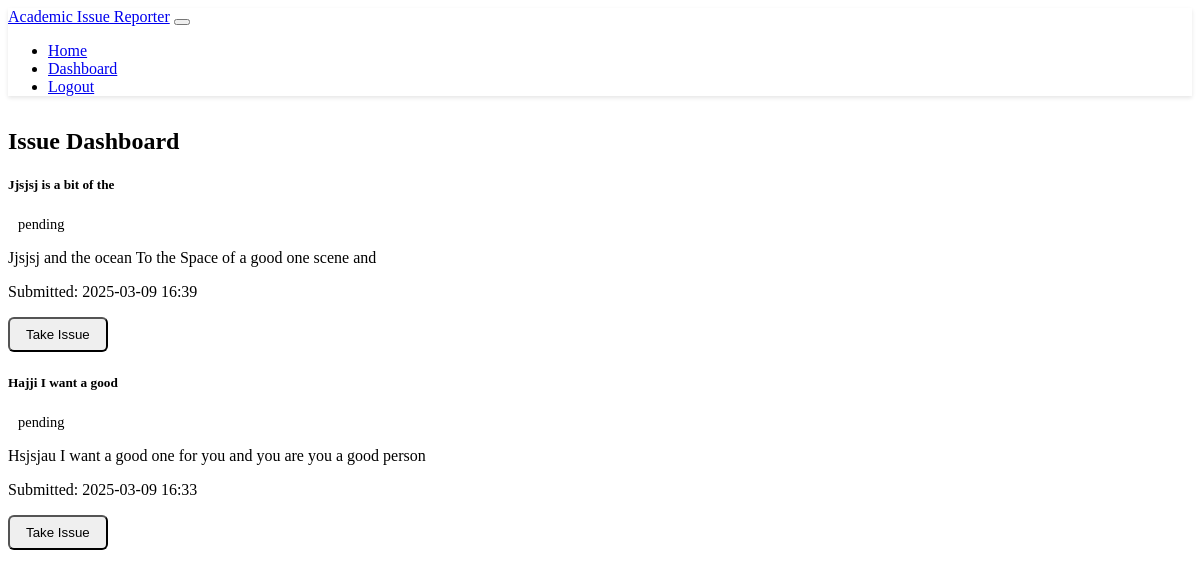
The page /dashboard (signed in) on the database its author committed.
### models.py (models this page shows)
class Issue(db.Model):
    id = db.Column(db.Integer, primary_key=True)
    title = db.Column(db.String(100), nullable=False)
    description = db.Column(db.Text, nullable=False)
    created_at = db.Column(db.DateTime, default=datetime.utcnow)
    status = db.Column(db.String(20), default='pending')
    handler_id = db.Column(db.Integer, db.ForeignKey('student_leader.id'))
    response = db.Column(db.Text)

### routes.py (the view)
@app.route('/dashboard')
@login_required
def dashboard():
    issues = Issue.query.order_by(Issue.created_at.desc()).all()
    return render_template('dashboard.html', issues=issues)

### models.py (called while the page is built)
@login_manager.user_loader
def load_user(id):
    return StudentLeader.query.get(int(id))

### templates/dashboard.html (shortened to what this page needs)
{% extends "base.html" %}
{% block content %}
<h2>Issue Dashboard</h2>
<div class="row">
    {% for issue in issues %}
    <div class="col-md-6 mb-4">
        <div class="card">
            <div class="card-header d-flex justify-content-between align-items-center">
                <h5 class="mb-0">{{ issue.title }}</h5>
                <span class="badge bg-{{ 'success' if issue.status == 'resolved' else 'warning' if issue.status == 'in_progress' else 'secondary' }}">
                    {{ issue.status }}
                </span>
            </div>
            <div class="card-body">
                <p class="card-text">{{ issue.description }}</p>
                <p class="text-muted">Submitted: {{ issue.created_at.strftime('%Y-%m-%d %H:%M') }}</p>
                {% if not issue.handler_id and issue.status == 'pending' %}
                <form action="{{ url_for('update_issue', issue_id=issue.id) }}" method="POST" class="d-inline">
                    <button type="submit" class="btn btn-primary">Take Issue</button>
                </form>
                {% endif %}
            </div>
        </div>
    </div>
    {% endfor %}
</div>
{% endblock %}

### templates/base.html (shortened to what this page needs)
<!DOCTYPE html>
<html lang="en" data-bs-theme="dark">
<head>
    <link href="https://cdn.replit.com/agent/bootstrap-agent-dark-theme.min.css" rel="stylesheet">
    <link href="https://cdn.jsdelivr.net/npm/bootstrap-icons@1.7.2/font/bootstrap-icons.css" rel="stylesheet">
    <link href="{{ url_for('static', filename='css/custom.css') }}" rel="stylesheet">
</head>
<body>
    <nav class="navbar navbar-expand-lg navbar-dark bg-dark">
        <div class="container">
            <a class="navbar-brand" href="{{ url_for('index') }}">Academic Issue Reporter</a>
            <button class="navbar-toggler" type="button" data-bs-toggle="collapse" data-bs-target="#navbarNav">
            </button>
            <div class="collapse navbar-collapse" id="navbarNav">
                <ul class="navbar-nav ms-auto">
                    <li class="nav-item">
                        <a class="nav-link" href="{{ url_for('index') }}">Home</a>
                    </li>
                    {% if current_user.is_authenticated %}
                    <li class="nav-item">
                        <a class="nav-link" href="{{ url_for('dashboard') }}">Dashboard</a>
                    </li>
                    <li class="nav-item">
                        <a class="nav-link" href="{{ url_for('logout') }}">Logout</a>
                    </li>
                    {% else %}
                    <li class="nav-item">
                        <a class="nav-link" href="{{ url_for('login') }}">Student Leader Login</a>
                    </li>
                    {% endif %}
                </ul>
            </div>
        </div>
    </nav>
    <div class="container mt-4">
        {% block content %}{% endblock %}
    </div>
</body>
</html>

### static/css/custom.css (style rules this page uses)
.card { border-radius: 10px; margin-bottom: 20px; }
.card-header { border-top-left-radius: 10px; border-top-right-radius: 10px; }
.badge { font-size: 0.9em; padding: 0.5em 0.7em; }
.navbar { margin-bottom: 2rem; box-shadow: 0 2px 4px rgba(0,0,0,0.1); }
.btn { border-radius: 6px; padding: 0.5rem 1rem; }

### rows shown on the page
Issue: title "Jjsjsj is a bit of the", status "pending", description "Jjsjsj and the ocean To the Space of a good one scene and", created_at "2025-03-09 16:39"
Issue: title "Hajji I want a good", status "pending", description "Hsjsjau I want a good one for you and you are you a good person", created_at "2025-03-09 16:33"
